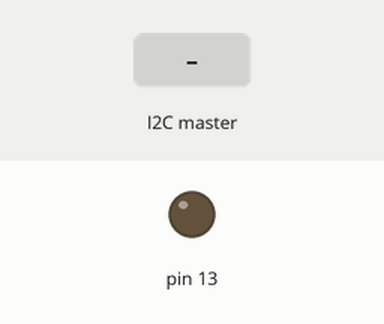
Bench run of a sketch on a simulated Arduino Uno, built with avr-gcc and run on an emulated ATmega328P. Shown: output pins drawn as LEDs (lit = HIGH). The test bench sets the inputs (shaded band).

Above: at 1.2 s.
1.3 s: the I2C master sends the byte 1
At 1.8 s:
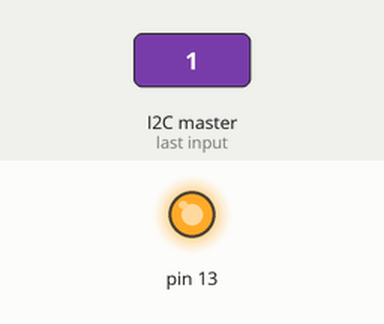
2.8 s: the I2C master sends the byte 0
At 4.0 s:
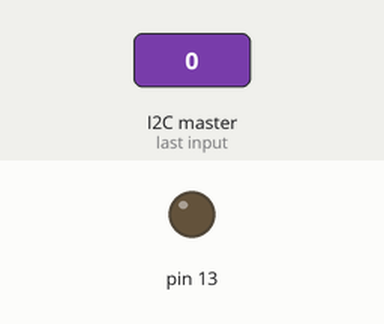
4.3 s: the I2C master sends the byte 2
At 5.3 s:
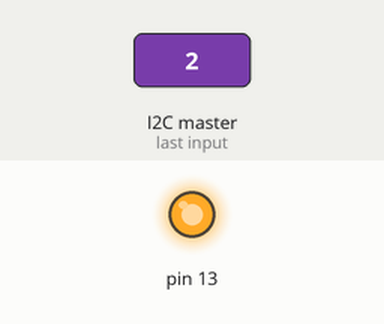
Timing chart, 0 to 7.3 s (numbered marks = the images above; inputs shaded):
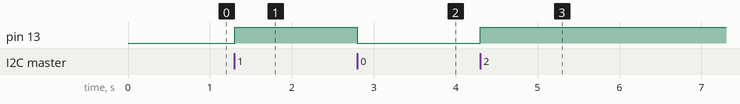

The sketch:

slave.ino
```cpp
#include <Wire.h>
void setup() {
Wire.begin(4);
pinMode(13, OUTPUT);
Wire.onReceive(receiveEvent);

}

void loop() {
delay(100);
}

void receiveEvent( int howMany)
{
if(Wire.available()){
int receiveData = Wire.read();
if(receiveData != 0){
  digitalWrite(13,HIGH);
}else{
  digitalWrite(13,LOW);
}

}
// int x = Wire.read();
// Serial.println(x);
}
```

Measured:
- after the input at 1.3 s, pin 13: LOW → HIGH at once
- after the input at 2.8 s, pin 13: HIGH → LOW at once
- after the input at 4.3 s, pin 13: LOW → HIGH at once
